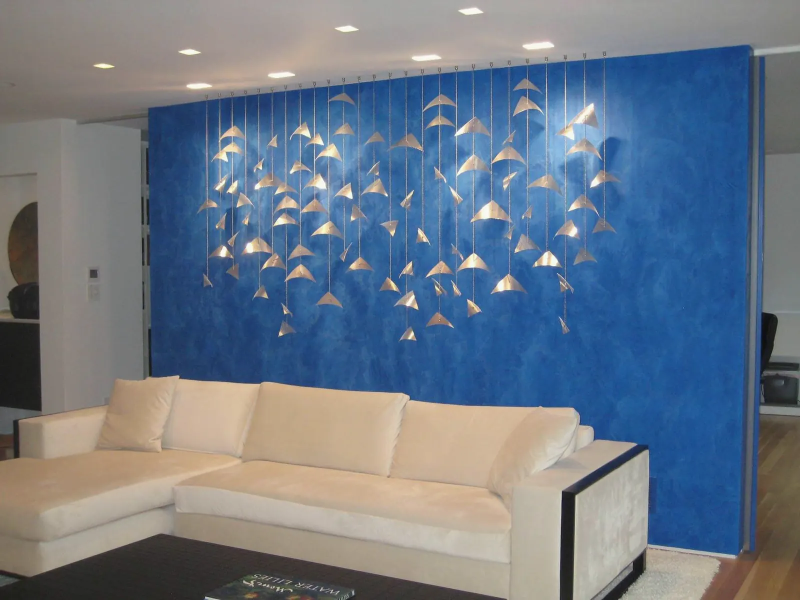
#> input picture src/assets/images/ifa-blue-leaf-wall.webp, 1600 x 1200 px (shown at 1/2 size)
$ python -i photos.py   (imports and definitions only)
#> lines starting #> are read from the running program, lines starting #| are printed output that depends on the picture; after the words box and inside, x2 and y2 are one past the last pixel; in counts of white or black regions, pixels touching at a corner belong together
#> further down, picture is the input picture: PIL image 1600x1200 RGB; mean R, G, B 107.8, 120, 135
"""Export the client's photographs into src/assets/images as WebP, all with one colour grade.

The photos come from many cameras and years, so their light disagrees (blue walls, yellow bulbs, grey days).
Every photo gets the same treatment so they read as one set:
  1. a partial white balance, measured only on near-neutral pixels (so a red sculpture stays red);
  2. a slight warm shift toward the site's limestone ground;
  3. softer blacks and highlights (a gentle matte), and a touch less saturation.

Sources: entries starting "ks:" come from $KS_SRC, the founder's "Kiran Stone" folder (stone and metal work
from before and around the studio's founding). Others come from $IFA_SRC, the site-v4 media-src/gallery folder.
Retouched versions: if the folder holds "fix-<original name>" (any of .jpg/.jpeg/.png/.webp), that file is used
instead of the original, so a re-run picks up every fix. Originals are never written to.

Smaller copies: every export also writes narrower copies (640, 1024 and 1600 px wide, when the photo is wider)
to src/assets/images/w/, plus widths.json. The site lists them in srcset, so a phone or a small card downloads
and decodes a small file instead of the full photo; on low-memory devices this keeps scrolling smooth.

Usage:  python3 scripts/photos.py            (all images)
        python3 scripts/photos.py ifa-ribbon  (re-export only the named images)
        python3 scripts/photos.py --sizes     (only rebuild the smaller copies from the exported WebPs)
Requires Pillow.
"""
import os
import sys
from PIL import Image, ImageChops, ImageEnhance, ImageOps, ImageStat

SRC = os.environ.get(
    'IFA_SRC', '/home/brijesh/Mine-site/VernoraTech Projects/inventfineart/site-v4/media-src/gallery'
)
KS = os.environ.get('KS_SRC', '/run/media/brijesh/0050-1781/Kiran Stone')
OUT = os.path.join(os.path.dirname(__file__), '..', 'src', 'assets', 'images')

# name: (source, crop box in source pixels or None, longest edge, WebP quality[, options])
# options: 'keep-light' skips the white balance (for night shots, whose warm lamp light is the point).
BIG, STD, SMALL = 2400, 1800, 1600
PHOTOS = {
    # Hero, banners and project heroes
    'ifa-lobby-installation': ('other_products/6', (0, 0, 3264, 2040), BIG, 80),
    'ifa-machine-lion': ('sculptures/80', None, BIG, 78),
    'ifa-grc-facade-front': ('grc_products/1', None, BIG, 78),
    # Sculptures
    'ifa-stone-ganesha': ('sculptures/18', None, STD, 80),
    'ifa-ribbon': ('sculptures/84', None, STD, 80),
    'ifa-bronze-birds': ('sculptures/25', None, STD, 78),
    'ifa-seated-figure': ('sculptures/56', None, STD, 80),
    'ifa-bronze-sphere': ('water_fountains/16', (525, 0, 1245, 900), STD, 80),
    'ifa-red-runner': ('sculptures/9', None, STD, 80),
    'ifa-climbing-columns': ('sculptures/8', None, STD, 80),
    'ifa-mesh-rhino': ('sculptures/35', None, STD, 78),
    'ifa-mesh-rhino-niche': ('sculptures/36', None, SMALL, 76),
    'ifa-kite-flyer': ('sculptures/44', None, STD, 78),
    'ifa-spinning-wheel': ('sculptures/46', None, STD, 78),
    'ifa-spinning-wheel-rear': ('sculptures/49', None, SMALL, 76),
    'ifa-freedom-of-press': ('sculptures/61', None, STD, 78),
    'ifa-buddha-head': ('sculptures/75', None, STD, 80),
    'ifa-machine-lion-workshop': ('sculptures/78', None, STD, 76),
    'ifa-climbing-wall': ('sculptures/65', None, SMALL, 78),
    'ifa-eagle-drawing': ('sculptures/22', None, STD, 80),
    'ifa-eagle-landmark': ('sculptures/83', None, STD, 78),
    'ifa-equestrian': ('sculptures/13', None, SMALL, 76),
    'ifa-gandhi': ('sculptures/40', None, SMALL, 76),
    'ifa-clay-portrait': ('sculptures/67', None, SMALL, 78),
    'ifa-dancers-workshop': ('sculptures/51', None, SMALL, 78),
    # Planters
    'ifa-face-planter': ('planters/4', None, STD, 74),
    'ifa-elephant-planter': ('planters/3', (520, 0, 2478, 2448), STD, 76),
    # Murals and wall features
    'ifa-relief-wall': ('wall_murals/34', (80, 200, 1400, 1205), SMALL, 80),
    'ifa-leaf-lights': ('wall_murals/35', None, STD, 78),
    'ifa-metal-leaf-wall': ('wall_murals/9', None, STD, 78),
    'ifa-blue-leaf-wall': ('wall_murals/10', None, SMALL, 78),
    'ifa-eagle-wall': ('wall_murals/21', None, STD, 78),
    'ifa-dancers-relief': ('wall_murals/33', None, STD, 78),
    'ifa-relief-panels': ('wall_murals/17', None, STD, 76),
    'ifa-grc-relief-panel': ('grc_products/13', None, SMALL, 78),
    # Customised FRP and GRC
    'ifa-grc-facade': ('grc_products/2', None, STD, 78),
    'ifa-grc-facade-corner': ('grc_products/3', None, STD, 76),
    'ifa-heritage-facade': ('grc_products/11', None, STD, 76),
    'ifa-facade-install': ('grc_products/8', None, SMALL, 76),
    'ifa-columns': ('other_products/4', None, SMALL, 74),
    'ifa-wave-sculpture': ('other_products/3', None, SMALL, 80),
    'ifa-leaf-table': ('other_products/8', None, STD, 76),
    'ifa-leaf-table-lounge': ('other_products/9', None, SMALL, 76),
    'ifa-curved-interior': ('other_products/11', None, STD, 76),
    'ifa-curved-interior-sphere': ('other_products/13', None, SMALL, 76),
    # Outdoor structures and water features
    'ifa-garden-pergola': ('other_products/16', None, SMALL, 78),
    'ifa-lattice-pergola': ('other_products/17', None, STD, 76),
    'ifa-gazebo': ('other_products/2', None, SMALL, 78),
    'ifa-lattice-gazebo': ('other_products/5', None, STD, 76),
    'ifa-rock-waterfall': ('water_fountains/20', None, SMALL, 82),
    'ifa-water-wall': ('water_fountains/15', None, SMALL, 78),
    'ifa-rockery': ('water_fountains/12', None, STD, 76),
    'ifa-rockery-build': ('water_fountains/1', None, STD, 76),
    'ifa-sphere-fountain': ('water_fountains/16', None, SMALL, 78),
    'ifa-rock-wall-fountain': ('water_fountains/7', None, STD, 76),
    # Kiran Stone: Sculpture of Hawker (metal wire, on a real bicycle)
    'ks-hawker-sky': ('ks:IMG_1095.jpg', None, BIG, 80),
    'ks-hawker-front': ('ks:IMG_1090.jpg', None, STD, 80),
    'ks-hawker-rear': ('ks:IMG_1094.jpg', None, STD, 80),
    'ks-hawker-trees': ('ks:IMG_1097.jpg', None, STD, 80),
    'ks-hawker-armature': ('ks:03092007380.jpg', None, SMALL, 80),
    'ks-hawker-welding': ('ks:18092007444.jpg', None, SMALL, 80),
    'ks-hawker-coils': ('ks:24092007487.jpg', None, SMALL, 80),
    'ks-hawker-workshop': ('ks:23092007485.jpg', None, SMALL, 80),
    # Kiran Stone: Statue of Freedom of Press (carved stone)
    'ks-press-sunset': ('ks:IMG_0765.JPG', (0, 0, 1600, 1040), BIG, 84),  # crop drops the camera's date stamp
    'ks-press-night-close': ('ks:IMG_0734.JPG', None, BIG, 80, 'keep-light'),
    'ks-press-night': ('ks:IMG_0740edit.jpg', None, STD, 80, 'keep-light'),
    'ks-press-night-plinth': ('ks:IMG_0758.JPG', None, STD, 82, 'keep-light'),
    'ks-stone-block': ('ks:IMG_0281.JPG', None, STD, 78),
    'ks-press-rough': ('ks:IMG_0296.JPG', None, STD, 78),
    'ks-press-carving': ('ks:IMG_0427.JPG', None, SMALL, 78),
    'ks-press-yard': ('ks:IMG_0442.JPG', None, STD, 78),
    'ks-stone-team': ('ks:IMG_0283.JPG', None, STD, 78),
    # Kiran Stone: figures in stone
    'ks-embrace-studio': ('ks:kiran1.jpg', None, STD, 84),
    'ks-embrace-yard': ('ks:IMG_0584.JPG', None, STD, 78),
    'ks-couple-garden': ('ks:DSC02065.jpg', None, STD, 80),
    'ks-couple-workshop': ('ks:DSC02064.JPG', None, STD, 78),
    'ks-torso': ('ks:07.JPG', None, STD, 78),
    'ks-pointing-frame': ('ks:DSC02056.JPG', None, STD, 78),
    'ks-hawker-unveiling': ('ks:sculpture of hawkers.jpg', None, STD, 82, 'keep-light'),
    # Kiran Stone: press cuttings, 7 January 2015 (e-paper pages). The crop is the printed page, for the card;
    # "-full" is the whole cutting with the article text, opened when the card is clicked.
    'press-lt-front': ('ks:english.jpg', (2, 2, 490, 612), STD, 84, 'keep-light'),
    'press-lt-front-full': ('ks:english.jpg', None, STD, 88, 'keep-light'),
    'press-lt-adate': ('ks:english.jpg1.jpg', (2, 2, 500, 624), STD, 84, 'keep-light'),
    'press-lt-adate-full': ('ks:english.jpg1.jpg', None, STD, 88, 'keep-light'),
    'press-ls-front': ('ks:hindi.jpg', (2, 2, 500, 624), STD, 84, 'keep-light'),
    'press-ls-front-full': ('ks:hindi.jpg', None, STD, 88, 'keep-light'),
    'press-ls-city': ('ks:hindi.jpg1.jpg', (2, 2, 515, 643), STD, 84, 'keep-light'),
    'press-ls-city-full': ('ks:hindi.jpg1.jpg', None, STD, 88, 'keep-light'),
    'press-lokmat-city': ('ks:7 jan 2015 lokmat.jpg', (2, 2, 525, 656), STD, 84, 'keep-light'),
    'press-lokmat-city-full': ('ks:7 jan 2015 lokmat.jpg', None, STD, 88, 'keep-light'),
}

WARM = (1.018, 1.0, 0.962)  # gentle shift toward the limestone ground
LIFT, TOP = 7, 249  # matte: blacks lifted, highlights rolled off


def white_balance(im):
    """Per-channel gains from near-neutral pixels only, applied at 60% strength."""
    small = im.copy()
    small.thumbnail((320, 320))
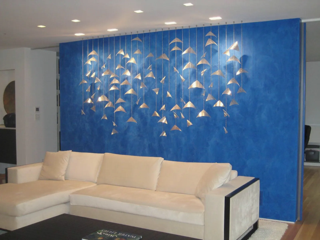
#> small: PIL image 320x240 RGB; mean R, G, B 107.9, 120.2, 135.1
    _, s, v = small.convert('HSV').split()
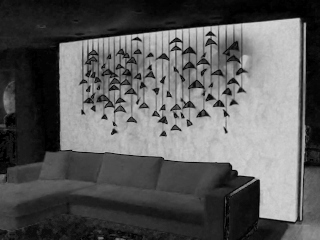
#> s: PIL image 320x240 L; min 0, max 215, mean 90.3
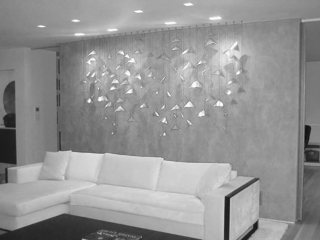
#> v: PIL image 320x240 L; min 15, max 255, mean 147.8
    mask = ImageChops.multiply(s.point(lambda x: 255 if x < 48 else 0), v.point(lambda x: 255 if 60 < x < 245 else 0))
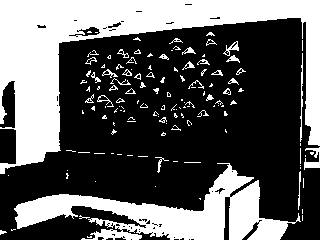
#> mask: PIL image 320x240 L; 36.6% white; 134 white regions (95 under 20 px), largest, box (x1, y1, x2, y2) and area: (0, 0, 320, 174) 17527, (14, 163, 301, 240) 8294, (304, 147, 320, 170) 169
    if ImageStat.Stat(mask).mean[0] / 255 < 0.04:  # too few neutral pixels to judge: leave the colour alone
        return (1.0, 1.0, 1.0)
    r, g, b = ImageStat.Stat(small, mask).mean
#> r = 148.4; g = 143.6; b = 137.9
    avg = (r + g + b) / 3
#> avg = 143.3
    return tuple(min(1.12, max(0.88, 1 + (avg / c - 1) * 0.6)) for c in (r, g, b))


def grade(im, keep_light=False):
    gains = (1.0, 1.0, 1.0) if keep_light else white_balance(im)
#> gains = (0.98, 0.999, 1.02)
    luts = []
    for gain, warm in zip(gains, WARM):
        k = gain * warm
        luts += [round(LIFT + (TOP - LIFT) * min(255, x * k) / 255) for x in range(256)]
#> this loop made 3 passes
#> (gain, warm, k) on passes 1 to 3: (0.98, 1.02, 0.997), (0.999, 1, 0.999), (1.02, 0.962, 0.984)
#> after the loop, luts = 768 values, max 249 at index 511, min 7 at index 0, mean 127.2
    im = im.point(luts)
    return ImageEnhance.Color(im).enhance(0.92)


WIDTHS = (640, 1024, 1600)
SIZES = os.path.join(OUT, 'w')


# [22 lines left out: functions variants, write_widths, not called in this run]


EXTS = ('.jpg', '.jpeg', '.png', '.webp', '.JPG', '.JPEG', '.PNG')


# [29 lines left out: functions source, export, not called in this run]


# [17 lines not run here, left out]

>>> from PIL import Image
>>> picture = Image.open('../src/assets/images/ifa-blue-leaf-wall.webp')
>>> result = grade(picture)

$ run again, on src/assets/images/ifa-climbing-columns.webp
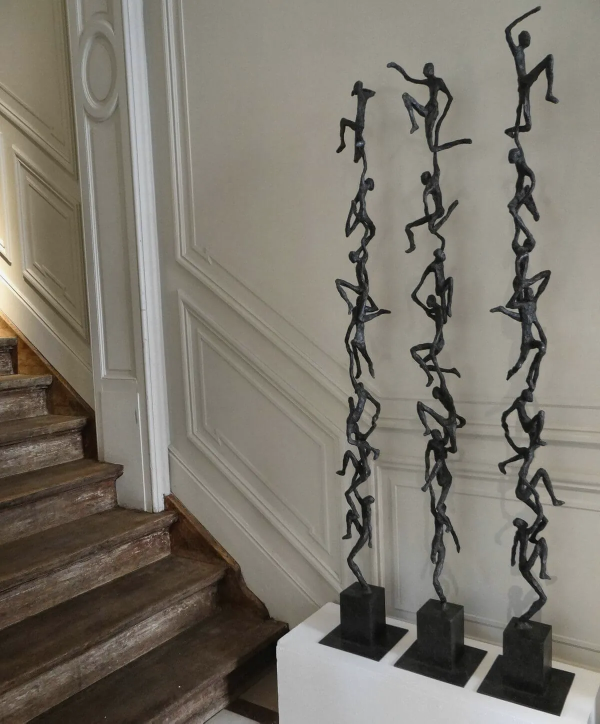
#> input picture src/assets/images/ifa-climbing-columns.webp, 1200 x 1447 px (shown at 1/2 size)
#> picture is the input picture: PIL image 1200x1447 RGB; mean R, G, B 123.5, 118.5, 108.5
#> in white_balance, `_, s, v = small.convert('HSV').split()`:
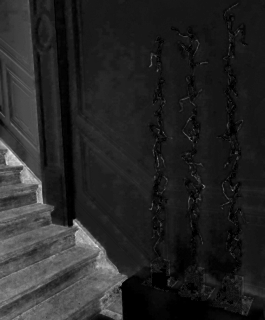
#> s: PIL image 265x320 L; min 0, max 235, mean 37.2
#> in white_balance, `mask = ImageChops.multiply(s.point(lambda x: 255 if x < 48 else 0), v...`:
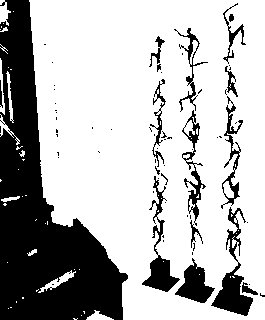
#> mask: PIL image 265x320 L; 71.2% white; 65 black regions (48 under 20 px), largest, box (x1, y1, x2, y2) and area: (0, 0, 128, 320) 18178, (211, 207, 253, 316) 1382, (142, 176, 180, 292) 1063
#> r = 144.1; g = 140.7; b = 131.4
#> avg = 138.7
#> gains = (0.978, 0.992, 1.03)
#> the loop in grade, `for gain, warm in zip(gains, WARM):` made 3 passes
#> (gain, warm, k) on passes 1 to 3: (0.978, 1.02, 0.995), (0.992, 1, 0.992), (1.03, 0.962, 0.994)
#> after the loop in grade, `for gain, warm in zip(gains, WARM):`: luts = 768 values, max 248 at index 255, min 7 at index 0, mean 127.2
